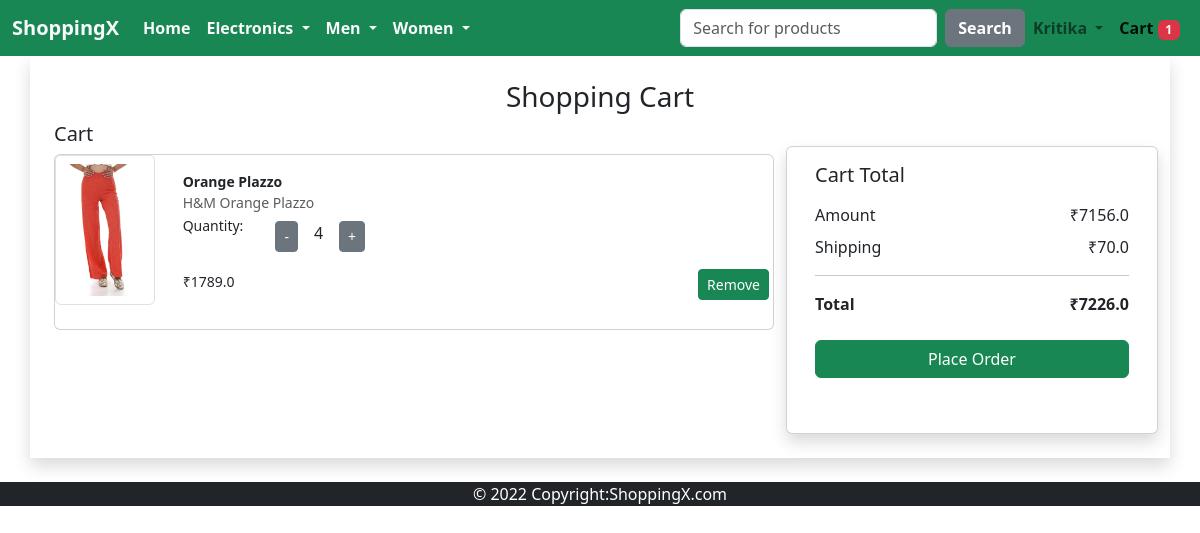
The app's page /show-cart/ (signed in) with its own data.
### app/models.py (models this page shows, shortened)
class Cart(models.Model):
    user = models.ForeignKey(User, on_delete=models.CASCADE)
    product = models.ForeignKey(Product, on_delete=models.CASCADE)
    quantity = models.PositiveIntegerField()

class Product(models.Model):
    title = models.CharField(max_length=100)
    selling_price = models.FloatField()
    discounted_price = models.FloatField()
    description = models.TextField()
    brand = models.CharField( max_length=50)
    category = models.CharField(choices= CATEGORY_CHOICES,max_length=100)
    image = models.ImageField(upload_to = 'productimg')

### app/views.py (the view)
# urls.py: path('show-cart/', views.ShowCart.as_view(), name='show-cart'),
@method_decorator(login_required, name='dispatch')
class ShowCart(View):
    def get(self,request):
        carts = Cart.objects.filter(user = request.user)
        amount = 0.0
        shipping_charge = 70.0
        prod_list = [c for c in Cart.objects.all() if c.user == request.user]
        if prod_list:
            for prod in prod_list:
                tempamount = prod.quantity * prod.product.discounted_price
                amount = amount + tempamount
                cart_total = amount
            context = {
                'amount' : amount,
                'shipping_charge' : shipping_charge,
                'cart_total' : cart_total + shipping_charge,
                'carts' : carts
            }
            return render(request,"app/show_cart.html",context)
        return render(request,'app/emptycart.html')

### app/templatetags/custom_filter.py (called while the page is built)
@register.filter(name = "currency")
def currency(price):
    return "₹"+str(price)

@register.filter(name = "cartproduct_count")
def currency(user):
    product_count = Cart.objects.filter(user = user).count()
    print(product_count)
    return product_count

### app/templates/app/show_cart.html (shortened to what this page needs)
{% extends 'app/base.html'%}
{% block main %}
{% load custom_filter%}
<div class="container shadow p-4 ">
    <h3 class="text-center">Shopping Cart </h3>
    <div class="row">
        <div class="col-sm-8">
            <h5 class="card-title">Cart</h5>
            {% for cart in carts %}
            <div class="card mt-2" style="width: 45rem; height:11rem">
                <div class="row">
                    <div class="col-sm-2">
                        <img src="{{cart.product.image.url}}" class="card-img-top img-thumbnail p-2" alt="..."  style="width: 150px; height: 150px;">
                    </div>
                    <div class="card-body col-sm-10">
                        <ul class="list-group">
                            <small><b>{{cart.product.title}}</b></small>
                            <small class="text-muted">{{cart.product.description}}</small>
                            <div class="d-flex flex-row">
                                <div>
                                    <small>Quantity:</small>
                                </div>
                                <div class="d-flex flex-row mx-4">
                                    <div class="p-2 bd-highlight">
                                        <button class="minus_quantity btn btn-secondary btn-sm" name="reduce_quantity" pid="{{cart.product.id}}" >-</button>
                                    </div>
                                    <div class="p-2 bd-highlight">
                                        <p id="quantity">{{cart.quantity}}</p>
                                    </div>
                                    <div class="p-2 bd-highlight">
                                        <button class="plus_quantity btn btn-secondary btn-sm" name="add_quantity" pid="{{cart.product.id}}" >+</button>
                                    </div>
                                </div>
                            </div>
                        </ul>
                        <div class="d-flex justify-content-between">
                            <div>
                                <small>{{cart.product.discounted_price|currency}}</small>
                            </div>
                            <div>
                                <button class="remove_cart btn btn-success btn-sm"  id="{{cart.product.id}}">Remove</button>
                            </div>
                        </div>
                    </div>
                </div>
            </div>
            {%endfor%}
        </div>
        <div class="card col-sm-4 shadow mt-4" style="height: 18rem;">
            <div class="card-body">
                <h5 class="card-title">Cart Total</h5>
                <ul class="list-group">
                    <li class="list-group-item border-0 d-flex justify-content-between px-0">Amount <span id="amount">{{amount|currency}}</span></li>
                    <li class="list-group-item border-0 d-flex justify-content-between px-0 py-0">Shipping <span id="shipping_charge">{{shipping_charge|currency}}</span></li>
                    <hr>
                    <li class="list-group-item border-0 d-flex justify-content-between px-0 py-0"><strong>Total</strong> <span id="cart_total"><strong>{{cart_total|currency}}</strong></span></li>
                </ul>
                <div class="d-grid gap-2 pt-4">
                    <a href="{% url 'placeorder'%}" class="btn btn-success">Place Order</a>
                </div>
            </div>
        </div>
    </div>
</div>
{% endblock main%}

### app/templates/app/base.html (shortened to what this page needs)
{% load static %}
{% load custom_filter %}
<!doctype html>
<html lang="en">
  <head>
    <link href="https://cdn.jsdelivr.net/npm/bootstrap@5.0.2/dist/css/bootstrap.min.css" rel="stylesheet">
    <link rel="stylesheet" href="https://cdnjs.cloudflare.com/ajax/libs/OwlCarousel2/2.3.4/assets/owl.carousel.min.css"
 />
    <link rel="stylesheet" href="https://cdnjs.cloudflare.com/ajax/libs/OwlCarousel2/2.3.4/assets/owl.theme.default.min.css"
 />
    <link href="css/bootstrap.css" rel="stylesheet">
    <link rel="stylesheet" href="{% static 'app/css/style.css'%}">
  </head>
  <body>
    <nav class="navbar navbar-expand-lg navbar-light bg-success">
      <div class="container-fluid">
        <a class="navbar-brand fw-bold text-light" href="/">ShoppingX</a>
        <div class="collapse navbar-collapse" id="navbarSupportedContent">
          <ul class="navbar-nav me-auto mb-2 mb-lg-0">
            <li class="nav-item">
              <a class="nav-link active fw-bold text-light" aria-current="page" href="/">Home</a>
            </li>
            <li class="nav-item dropdown">
              <a class="nav-link dropdown-toggle fw-bold text-light" href="#" id="navbarDropdown" role="button" data-bs-toggle="dropdown" aria-expanded="false">
                Electronics
              </a>
            </li>
            <li class="nav-item dropdown">
              <a class="nav-link dropdown-toggle fw-bold text-light" href="#" id="navbarDropdown" role="button" data-bs-toggle="dropdown" aria-expanded="false">
                Men
              </a>
            </li>
            <li class="nav-item dropdown">
              <a class="nav-link dropdown-toggle fw-bold text-light" href="#" id="navbarDropdown" role="button" data-bs-toggle="dropdown" aria-expanded="false">
                Women
              </a>
            </li>
          </ul>
          <form action="{% url 'search' %}" method="get" class="d-flex">
            <input class="form-control me-2" type="search" placeholder="Search for products" aria-label="Search" name="search">
            <button class="btn btn-secondary fw-bold" type="submit">Search</button>
          </form>
          <div>
            <ul class="navbar-nav me-auto mb-2 mb-lg-0">
              {% if request.user.is_authenticated %}
                <li class="nav-item dropdown">
                  <a class="nav-link dropdown-toggle fw-bold" href="#" id="navbarDropdown" role="button" data-bs-toggle="dropdown" aria-expanded="false">
                    {{request.user|capfirst}}
                  </a>
                </li>
                <li class="nav-item">
                  <a class="nav-link active fw-bold" aria-current="page" href="{% url 'show-cart'%}">Cart <span class="badge bg-danger">{{request.user|cartproduct_count}}</span></a>
                </li>
              {% endif %}
            </ul>
          </div>
        </div>
      </div>
    </nav>
    {% block main %} {% endblock%}
    <footer class=" container-fluid bg-secondary text-white bg-dark text-center text-lg-start">
      <div class="text-center mt-4" > © 2022 Copyright:ShoppingX.com
      </div>
    </footer>
  </body>
</html>

### app/static/app/css/style.css (style rules this page uses)
a { text-decoration: none; }

### records on screen
Cart: product.image (picture), product "Orange Plazzo", product.description "H&M Orange Plazzo", quantity "4", product.discounted_price "₹1789.0"

### other values on screen
{{ request.user|capfirst }} "Kritika"
{{ request.user|cartproduct_count }} "1"
{{ amount|currency }} "₹7156.0"
{{ shipping_charge|currency }} "₹70.0"
{{ cart_total|currency }} "₹7226.0"
